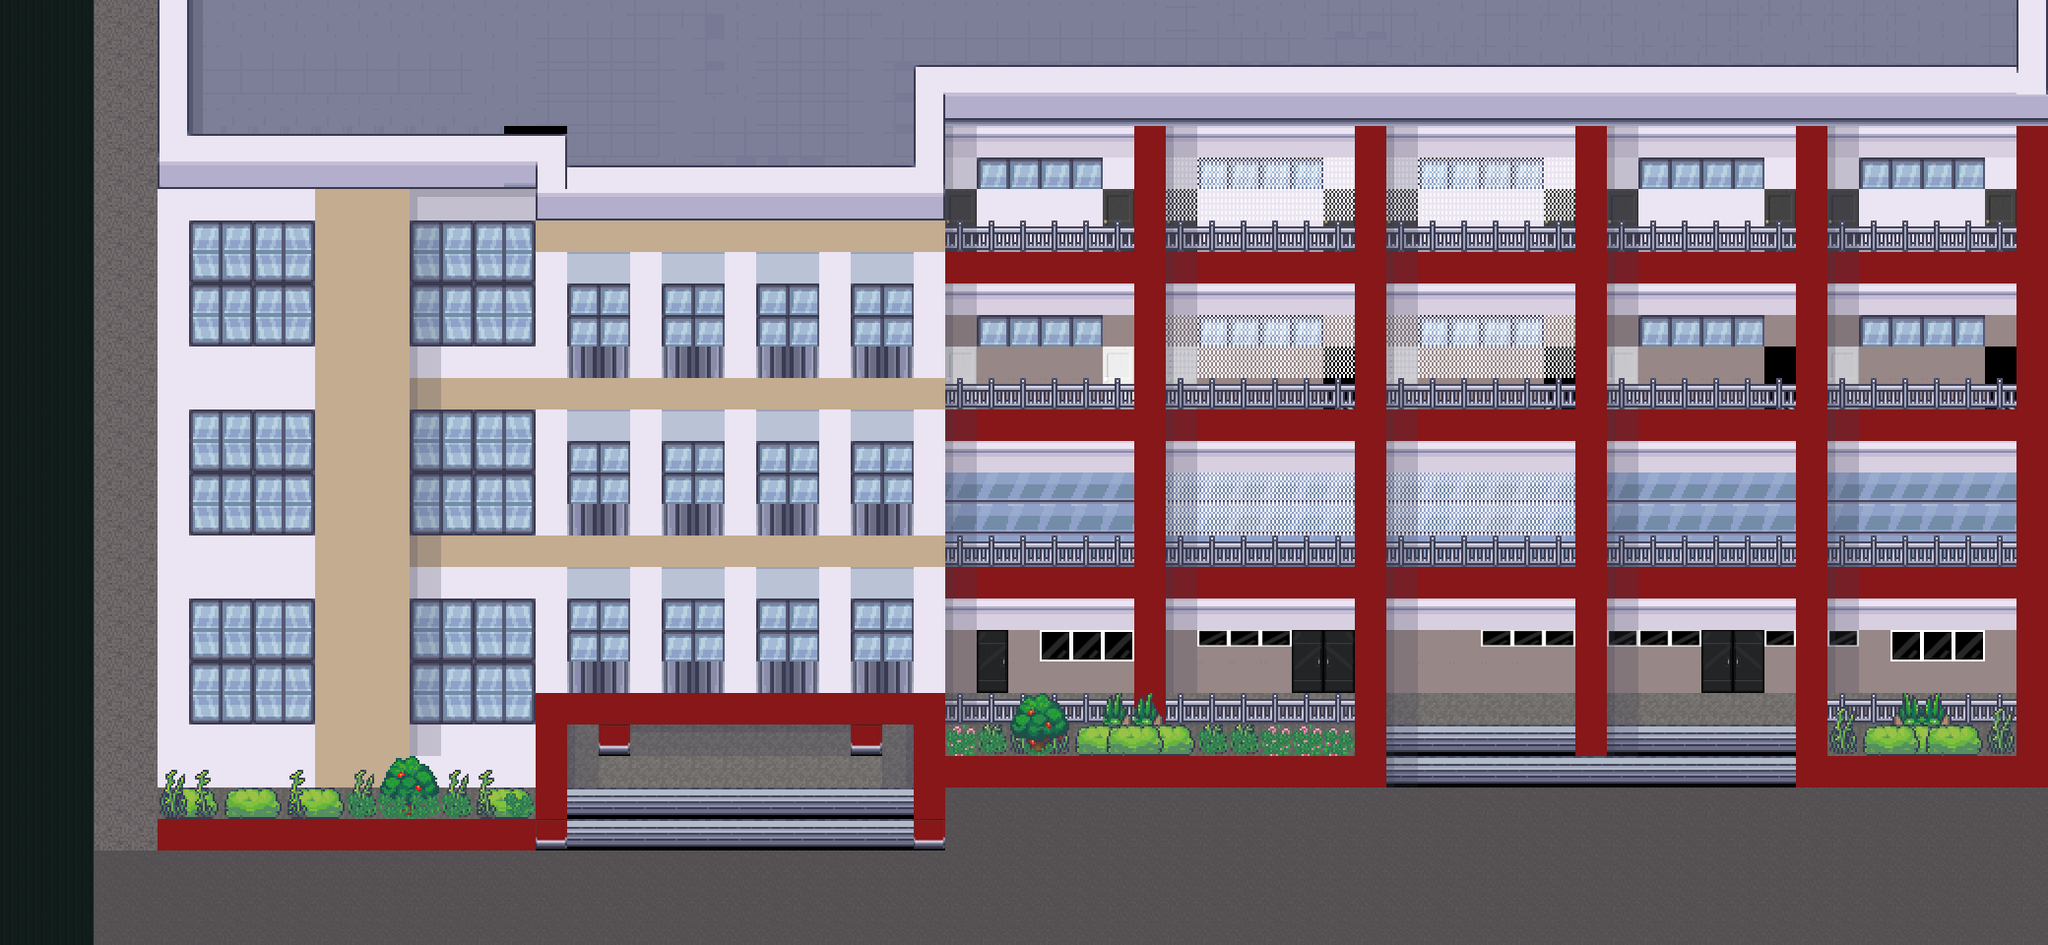

Tiled map render using the project's own tile images. Description and the map definition, with tile-layer contents summarised, below:
An orthogonal 65x30 tile map with 32x32 px tiles, 2 tile layers (Tile Layer 1, FOREGROUND_LAYER) and 9 objects.

<map version="1.10" tiledversion="1.10.2" orientation="orthogonal" renderorder="right-down" width="65" height="30" tilewidth="32" tileheight="32" infinite="0" nextlayerid="5" nextobjectid="14">
 <tileset firstgid="1" source="../../TSX FILES/ACADF.tsx" />
 <layer id="1" name="Tile Layer 1" width="65" height="30">
  <data>[1950 cells, 1860 non-empty, 1860 distinct tile ids]</data>
 </layer>
 <layer id="4" name="FOREGROUND_LAYER" width="65" height="30" opacity="0.37">
  <data>[1950 cells, 90 non-empty, 90 distinct tile ids]</data>
 </layer>
 <objectgroup id="2" name="COLLISION_LAYER">
  <object id="4" x="160" y="0" width="800" height="864" />
  <object id="5" x="960" y="0" width="1119.94" height="799.938" />
  <object id="6" x="-5.33333" y="0" width="10.6667" height="965.333" />
  <object id="8" x="2070" y="798" width="15" height="160" />
  <object id="9" x="96" y="-0.666667" width="66.6667" height="14.6667" />
  <object id="13" x="836" y="940" width="1262" height="38" />
 </objectgroup>
 <objectgroup id="3" name="EXIT_LAYER">
  <object id="2" x="-25.5151" y="948.243" width="122.847" height="19.7576">
   <properties>
    <property name="nextMap" value="GLE_F" />
    <property name="playerDirection" value="up" />
    <property name="playerX" type="float" value="1.5" />
    <property name="playerY" type="float" value="1" />
    <property name="type" value="exit" />
   </properties>
  </object>
  <object id="3" x="-0.6667" y="0.666667" width="98.6667" height="14.909">
   <properties>
    <property name="nextMap" value="ELEMF" />
    <property name="playerDirection" value="right" />
    <property name="playerX" type="float" value="100" />
    <property name="playerY" type="float" value="5.5" />
    <property name="type" value="exit" />
   </properties>
  </object>
  <object id="11" x="102.667" y="945.333" width="734.667" height="24">
   <properties>
    <property name="nextMap" value="GLE" />
    <property name="playerDirection" value="right" />
    <property name="playerX" type="float" value="2" />
    <property name="playerY" type="float" value="2" />
    <property name="type" value="exit" />
   </properties>
  </object>
 </objectgroup>
</map>
